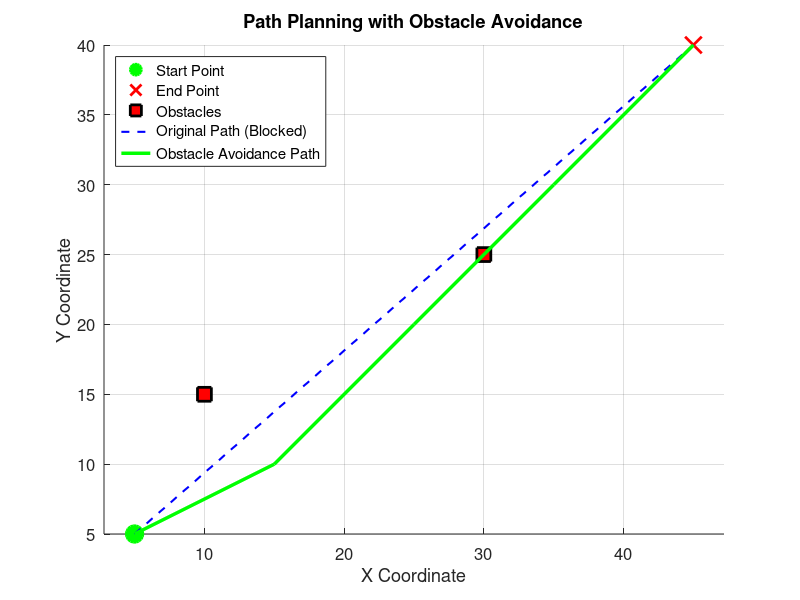

Recreate this plot in MATLAB.
function path_planning_demo()
    % %%%%%%%%%%%%%%%%%%%%%%%%%%%%%%%%%%%%%%%%%%%%%%%%%%%%%%%
    % %%      PATH PLANNING VISUALIZATION DEMO
    % %%%%%%%%%%%%%%%%%%%%%%%%%%%%%%%%%%%%%%%%%%%%%%%%%%%%%%%
    %
    % This script creates a plot visualizing a simple
    % path-planning scenario.
    %

    % --- 1. Define Key Points ---
    
    % Static Start and End points
    start_point = [5, 5];
    end_point   = [45, 40];

    % Input obstacle points here
    obstacle1 = [10, 15];
    obstacle2 = [30, 25];
    
    % (Optional) Add more obstacles
    % obstacle3 = [20, 30];

    % Combine all obstacles into a single matrix for easy plotting
    all_obstacles = [obstacle1; obstacle2];
    
    % --- 2. Define the "Avoidance Path" ---
    % This is a list of waypoints to manually dodge
    % the obstacles.
    % Path: Start -> Waypoint 1 -> Waypoint 2 -> End
    
    waypoint1 = [15, 10]; % Dodge under obstacle 1
    waypoint2 = [25, 20]; % Go between obstacles
    waypoint3 = [35, 30]; % Dodge under obstacle 2
    
    % Create the X and Y coordinates for the avoidance path
    avoidance_path_x = [start_point(1), waypoint1(1), waypoint2(1), waypoint3(1), end_point(1)];
    avoidance_path_y = [start_point(2), waypoint1(2), waypoint2(2), waypoint3(2), end_point(2)];

    % Create X and Y for the "Original" (blocked) path
    original_path_x = [start_point(1), end_point(1)];
    original_path_y = [start_point(2), end_point(2)];

    % --- 3. Create the Plot Window ---
    
    % Create a new figure window
    figure;
    hold on; % Keep 'hold on' to draw multiple lines on one plot
    
    % Set up the plot appearance
    title('Path Planning with Obstacle Avoidance');
    xlabel('X Coordinate');
    ylabel('Y Coordinate');
    grid on;
    axis equal; % Ensures X and Y scales are the same
    set(gca, 'FontSize', 12);

    % --- 4. Draw Everything on the Plot ---
    
    % Plot the Start, End, and Obstacle points
    % (Matches the legend style from the PDF [cite: 134, 161-163])
    plot(start_point(1), start_point(2), ...
        'go', 'MarkerSize', 12, 'MarkerFaceColor', 'g', 'LineWidth', 2, 'DisplayName', 'Start Point');
        
    plot(end_point(1), end_point(2), ...
        'rx', 'MarkerSize', 12, 'LineWidth', 2, 'DisplayName', 'End Point');
        
    plot(all_obstacles(:,1), all_obstacles(:,2), ...
        'ks', 'MarkerSize', 10, 'MarkerFaceColor', 'r', 'LineWidth', 2, 'DisplayName', 'Obstacles');

    % Plot the "Original" blocked path (like in the PDF )
    plot(original_path_x, original_path_y, ...
        'b--', 'LineWidth', 1.5, 'DisplayName', 'Original Path (Blocked)');

    % Plot the "Obstacle Avoidance Path" (like in the PDF [cite: 162])
    plot(avoidance_path_x, avoidance_path_y, ...
        'g-', 'LineWidth', 2.5, 'DisplayName', 'Obstacle Avoidance Path');
    
    % --- 5. Finalize Plot ---
    legend('Location', 'northwest');
    hold off; % Done plotting

end
